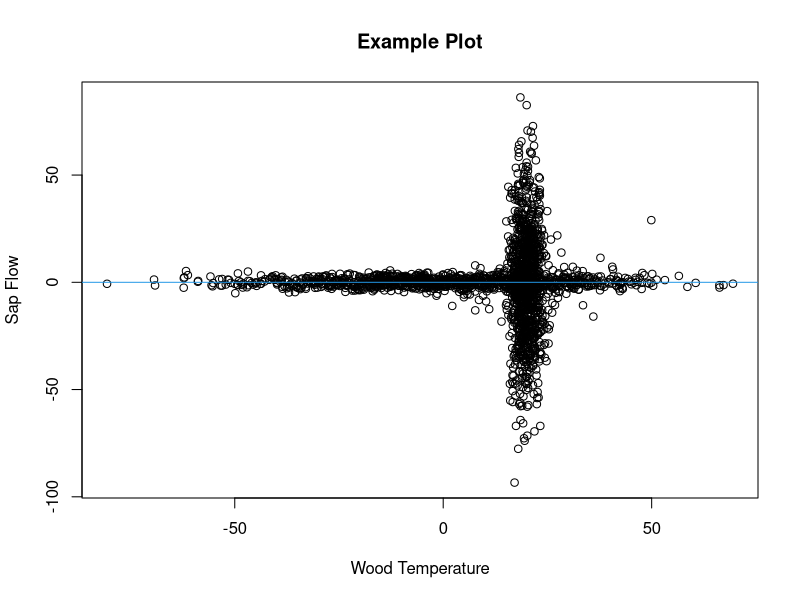

Recreate this plot in R. (Note: this script raises an error after producing the figure.)

# Finding Critical Points

# David Moore
# University of New Hampshire Ecohydrology Lab
# May 2023
# davidblakneymoore@gmail.com


# The Explanation

# There are situations where data points, when plotted, cluster around the
# horizontal axis except when they're near a particular value along that axis.
# A picture will help describe this situation.

Predictor_Variable <- c(rnorm(1000, 0, 25), rnorm(1000, 20, 2), rnorm(100, 20, 10))
Response_Variable <- c(rnorm(1000, 0, 2), rnorm(1000, 0, 25), rnorm(100, 0, 10))
Data_Frame <- data.frame(Predictor_Variable = Predictor_Variable, Response_Variable = Response_Variable)
plot(Response_Variable ~ Predictor_Variable, Data_Frame, main = 'Example Plot', xlab = 'Wood Temperature', ylab = 'Sap Flow')
abline(h = 0, col = 4)

# This figure is included in this repository - it's called 'Example Plot 1'.

# This made-up data mimics what I've seen in my studies on winter-dormant-
# season sap flow, where wood temperature is the predictor variable and sap
# flow is the response variable. At extreme wood temperature values, there is
# essentially no sap flow, but when wood temperature values approach a
# particular value (which is often species-specific), sap flows either upward
# or downward in deciduous hardwoods.

# In these scenarios, the value of the predictor variable at which the response
# variable is most variable is unknown. This value, which I'll call the
# 'critical value', must be identified and likely has physiological
# significance for the tree. Here, I propose a method to estimate these
# critical values.

# To estimate a critical value, I propose to split the plane of the plot up
# into four quadrants. The quadrants will come together at a point on the
# horizontal axis somewhere between the minimum and maximum values of the
# predictor variable.  These quadrants will be delineated by two lines that
# cross on the horizontal axis and that have slopes of equal magnitude but of
# different signs (in other words, the lines that delineate the quadrants are
# reflections of each other about the vertical line that passes through the
# point where the lines delineating the quadrant cross). Again, a figure will
# help to illustrate this concept.

Horizontal_Axis_Intercept_Interval <- 0.1
Slope_Interval <- 0.01
Angles <- seq((0 + Slope_Interval), ((pi / 2) - Slope_Interval), Slope_Interval)
Horizontal_Axis_Intercepts <- seq(min(Data_Frame$Predictor_Variable), max(Data_Frame$Predictor_Variable), by = Horizontal_Axis_Intercept_Interval)
i <- sample(seq_len(length((Horizontal_Axis_Intercepts))), 1)
j <- sample(seq_len(length(Angles)), 1)
Bottommost_Points <- ifelse(Data_Frame$Response_Variable < (tan(Angles[j]) * Data_Frame$Predictor_Variable + (-Horizontal_Axis_Intercepts[i] * tan(Angles[j]))) & Data_Frame$Response_Variable < -(tan(Angles[j]) * Data_Frame$Predictor_Variable + (-Horizontal_Axis_Intercepts[i] * tan(Angles[j]))), T, F)
Leftmost_Regions <- ifelse(Data_Frame$Response_Variable > (tan(Angles[j]) * Data_Frame$Predictor_Variable + (-Horizontal_Axis_Intercepts[i] * tan(Angles[j]))) & Data_Frame$Response_Variable < -(tan(Angles[j]) * Data_Frame$Predictor_Variable + (-Horizontal_Axis_Intercepts[i] * tan(Angles[j]))), T, F)
Topmost_Points <- ifelse(Data_Frame$Response_Variable > (tan(Angles[j]) * Data_Frame$Predictor_Variable + (-Horizontal_Axis_Intercepts[i] * tan(Angles[j]))) & Data_Frame$Response_Variable > -(tan(Angles[j]) * Data_Frame$Predictor_Variable + (-Horizontal_Axis_Intercepts[i] * tan(Angles[j]))), T, F)
Rightmost_Points <- ifelse(Data_Frame$Response_Variable < (tan(Angles[j]) * Data_Frame$Predictor_Variable + (-Horizontal_Axis_Intercepts[i] * tan(Angles[j]))) & Data_Frame$Response_Variable > -(tan(Angles[j]) * Data_Frame$Predictor_Variable + (-Horizontal_Axis_Intercepts[i] * tan(Angles[j]))), T, F)
Bottommost_Points <- Data_Frame[Bottommost_Points, ]
Leftmost_Regions <- Data_Frame[Leftmost_Regions, ]
Topmost_Points <- Data_Frame[Topmost_Points, ]
Rightmost_Points <- Data_Frame[Rightmost_Points, ]
plot(Response_Variable ~ Predictor_Variable, Data_Frame, main = 'Example Plot', xlab = 'Wood Temperature', ylab = 'Sap Flow')
points(Bottommost_Points$Predictor_Variable, Bottommost_Points$Response_Variable, col = 2)
points(Leftmost_Regions$Predictor_Variable, Leftmost_Regions$Response_Variable, col = 3)
points(Topmost_Points$Predictor_Variable, Topmost_Points$Response_Variable, col = 4)
points(Rightmost_Points$Predictor_Variable, Rightmost_Points$Response_Variable, col = 5)
abline(a = (-Horizontal_Axis_Intercepts[i] * tan(Angles[j])), b = (tan(Angles[j])))
abline(a = -(-Horizontal_Axis_Intercepts[i] * tan(Angles[j])), b = -(tan(Angles[j])))
abline(h = 0)

# To find the critical value, two processes will happen. First, the lines
# delineating the quadrants will start at the leftmost data point and
# incrementally move rightward along the horizontal axis. Second, at each of
# the horizontal axis intercepts where these two lines meet, the angles of
# these lines will vary incrementally from 0 to pi / 2. For each combination of
# horizontal axis intercept and angle, a least-squares value will be
# calculated. This least-squares value will be the sum of the squared residuals
# from the topmost and bottommost quadrants (these residuals are the difference
# between the data points in these two quadrants and the vertical line that
# passes through the point where the lines delineating the quadrants cross)
# taken together and from the leftmost and rightmost quadrants (these residuals
# are the difference between the data points in these two quadrants and the
# horizontal axis) taken together. The critical point will be the value of the
# predictor variable that generates the minimum least-squares value.

# An even better and more descriptive figure that helps to explain this process
# is included in this repository - it's called 'Example Plot 2.jpeg'.

# This function takes five arguments. The first two are required.

# The 'Predictor_Variable' argument specifies which variable will be treated as
# the variable on the horizontal axis. If the 'Data_Frame' argument is used to
# specify a data frame containing the predictor variable column, the
# 'Predictor_Variable' argument should not be written as a character string (it
# should not be surrounded by quotation marks). If the 'Data_Frame' argument is
# not used, the 'Predictor_Variable' argument should  be written as a character
# string, surrounded by quotation marks. This argument must be numeric and of
# the same length as the 'Response_Variable' argument.

# The 'Response_Variable' argument specifies which variable will be treated as
# the variable on the vertical axis. If the 'Data_Frame' argument is used to
# specify a data frame containing the response variable column, the
# 'Response_Variable' argument should not be written as a character string (it
# should not be surrounded by quotation marks). If the 'Data_Frame' argument is
# not used, the 'Response_Variable' argument should  be written as a character
# string, surrounded by quotation marks. This argument must be numeric and of
# the same length as the 'Predictor_Variable' argument.

# The 'Data_Frame' argument is optional and can be used to identify an object
# of class 'data.frame' that contains both the predictor and response
# variables.

# The 'Slope_Interval' argument specifies, in radians, how gradually slopes
# (angles) should increase from 0 to pi / 2. Smaller 'Slope_Interval' values
# will cause the function to take longer to run but will lead to more accurate
# critical values. This argument must be numeric, of length 1, and between 0
# and pi / 2.

# The 'Horizontal_Axis_Intercept_Interval' argument specifies, in whatever
# units the predictor variable is in, how gradually the quadrants shift from
# right to left. Smaller 'Horizontal_Axis_Intercept_Interval' values will cause
# the function to take longer to run but will lead to more accurate critical
# values. This argument must be numeric, of length 1, and between 0
# and the domain of the predictor variable.


# The Function

Function_for_Finding_the_Critical_Point <- function (Predictor_Variable, Response_Variable, Data_Frame, Slope_Interval = 0.01, Horizontal_Axis_Intercept_Interval = 0.1) {
  if (is.null(Data_Frame)) {
    if (!is.numeric(Predictor_Variable) | !is.numeric(Response_Variable)) {
      stop ("'Predictor_Variable' and 'Response_Variable' must be numeric variables.")
    }
    if (length(Predictor_Variable) != length(Response_Variable)) {
      stop ("'Predictor_Variable' and 'Response_Variable' must be of the same length.")
    }
    Predictor_Variable_Name <- deparse(substitute(Predictor_Variable))
    Response_Variable_Name <- deparse(substitute(Response_Variable))
    Data_Frame <- data.frame(Predictor_Variable = Predictor_Variable, Response_Variable = Response_Variable)
  } else if (!is.null(Data_Frame)) {
    if (class(Data_Frame) != 'data.frame') {
      stop ("'Data_Frame' must be of class 'data.frame'.")
    }
    Predictor_Variable_Name <- deparse(substitute(Predictor_Variable))
    Response_Variable_Name <- deparse(substitute(Response_Variable))
    Predictor_Variable <- Data_Frame[, deparse(substitute(Predictor_Variable))]
    Response_Variable <- Data_Frame[, deparse(substitute(Response_Variable))]
    if (!is.numeric(Predictor_Variable) | !is.numeric(Response_Variable)) {
      stop ("'Predictor_Variable' and 'Response_Variable' must be numeric variables.")
    }
    if (length(Predictor_Variable) != length(Response_Variable)) {
      stop ("'Predictor_Variable' and 'Response_Variable' must be of the same length.")
    }
    Data_Frame <- data.frame(Predictor_Variable = Predictor_Variable, Response_Variable = Response_Variable)
  }
  if (!is.numeric(Horizontal_Axis_Intercept_Interval)) {
    stop ("'Horizontal_Axis_Intercept_Interval' must be numeric.")
  }
  if (length(Horizontal_Axis_Intercept_Interval) != 1) {
    stop ("'Horizontal_Axis_Intercept_Interval' must be a single value.")
  }
  if (Horizontal_Axis_Intercept_Interval <= 0 | Horizontal_Axis_Intercept_Interval >= (max(Data_Frame$Predictor_Variable) - min(Data_Frame$Predictor_Variable))) {
    stop ("'Intercept_Interval' must be greater than 0 and smaller than the difference between the maximum and minimum values of the predictor variable.")
  }
  if (!is.numeric(Slope_Interval)) {
    stop ("'Slope_Interval' must be numeric.")
  }
  if (length(Slope_Interval) != 1) {
    stop ("'Slope_Interval' must be a single value.")
  }
  if (Slope_Interval <= 0 | Slope_Interval >= pi / 2) {
    stop ("'Slope_Interval' must be greater than 0 and less than pi / 2.")
  }
  Angles <- seq((0 + Slope_Interval), ((pi / 2) - Slope_Interval), Slope_Interval)
  Horizontal_Axis_Intercepts <- seq(min(Data_Frame$Predictor_Variable), max(Data_Frame$Predictor_Variable), by = Horizontal_Axis_Intercept_Interval)
  Output <- list(NULL)
  k <- 1
  for (i in seq_len(length(Horizontal_Axis_Intercepts))) {
    for (j in seq_len(length(Angles))) {
      Bottommost_Points <- ifelse(Data_Frame$Response_Variable < (tan(Angles[j]) * Data_Frame$Predictor_Variable + (-Horizontal_Axis_Intercepts[i] * tan(Angles[j]))) & Data_Frame$Response_Variable < -(tan(Angles[j]) * Data_Frame$Predictor_Variable + (-Horizontal_Axis_Intercepts[i] * tan(Angles[j]))), T, F)
      Leftmost_Regions <- ifelse(Data_Frame$Response_Variable > (tan(Angles[j]) * Data_Frame$Predictor_Variable + (-Horizontal_Axis_Intercepts[i] * tan(Angles[j]))) & Data_Frame$Response_Variable < -(tan(Angles[j]) * Data_Frame$Predictor_Variable + (-Horizontal_Axis_Intercepts[i] * tan(Angles[j]))), T, F)
      Topmost_Points <- ifelse(Data_Frame$Response_Variable > (tan(Angles[j]) * Data_Frame$Predictor_Variable + (-Horizontal_Axis_Intercepts[i] * tan(Angles[j]))) & Data_Frame$Response_Variable > -(tan(Angles[j]) * Data_Frame$Predictor_Variable + (-Horizontal_Axis_Intercepts[i] * tan(Angles[j]))), T, F)
      Rightmost_Points <- ifelse(Data_Frame$Response_Variable < (tan(Angles[j]) * Data_Frame$Predictor_Variable + (-Horizontal_Axis_Intercepts[i] * tan(Angles[j]))) & Data_Frame$Response_Variable > -(tan(Angles[j]) * Data_Frame$Predictor_Variable + (-Horizontal_Axis_Intercepts[i] * tan(Angles[j]))), T, F)
      Vertical_Points <- Data_Frame[Bottommost_Points | Topmost_Points, ]
      Vertical_Sum_of_Squared_Residuals <- sum((Vertical_Points$Predictor_Variable - Horizontal_Axis_Intercepts[i]) ^ 2)
      Horizontal_Points <- Data_Frame[Leftmost_Regions | Rightmost_Points, ]
      Horizontal_Sum_of_Squared_Residuals <- sum((Horizontal_Points$Response_Variable) ^ 2)
      Overall_Sum_of_Squared_Residuals <- Vertical_Sum_of_Squared_Residuals + Horizontal_Sum_of_Squared_Residuals
      Output[[k]] <- list(Horizontal_Axis_Intercept = Horizontal_Axis_Intercepts[i], Angle = Angles[j], Overall_Sum_of_Squared_Residuals = Overall_Sum_of_Squared_Residuals, Bottommost_Points_List = Data_Frame[Bottommost_Points, ], Leftmost_Points_List = Data_Frame[Leftmost_Regions, ], Topmost_Points_List = Data_Frame[Topmost_Points, ], Rightmost_Points_List = Data_Frame[Rightmost_Points, ], Vertical_Points = Vertical_Points, Horizontal_Points = Horizontal_Points)
      k <- k + 1
    }
  }
  Output[[which.min(sapply(Output, `[`, 'Overall_Sum_of_Squared_Residuals'))]]
}


# An Example

# Let's see if we can identify the critical point for the made-up data we
# generated in the 'The Explanation' section.

(Critical_Point <- Function_for_Finding_the_Critical_Point(Predictor_Variable, Response_Variable, Data_Frame))
plot(Response_Variable ~ Predictor_Variable, Data_Frame, main = 'Example Plot', xlab = 'Wood Temperature', ylab = 'Sap Flow')
abline(v = Critical_Point$Horizontal_Axis_Intercept, col = 4)

# I think the function did a nice job!
